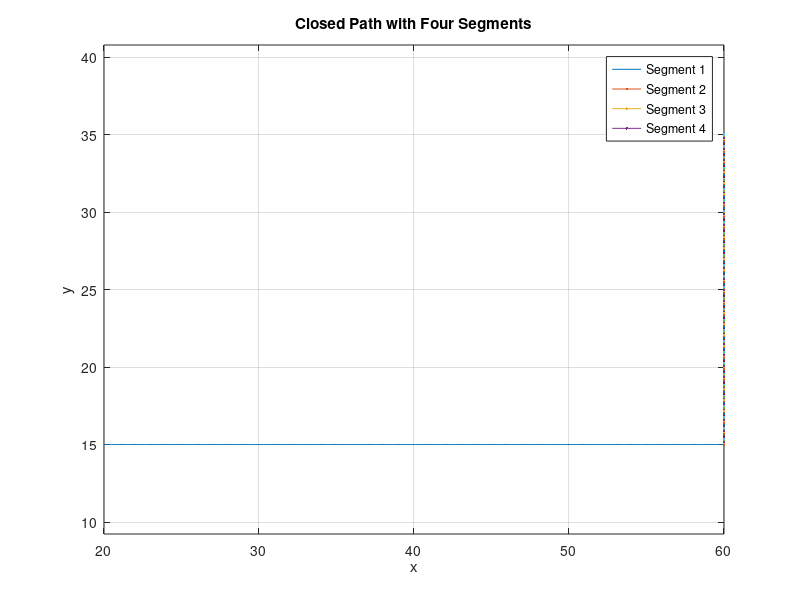

The MATLAB script that drew this image:
% 定义线段的端点
x1 = 20:0.1:60;
y1 = 15*ones(size(x1));
x2 = 60;
y2 = 15:0.1:35;
x3 = 60:0.1:20;
y3 = 35*ones(size(x3));
x4 = 20;
y4 = 35:0.1:15;

% 绘制线段
plot(x1, y1);
hold on; % 保持当前图像，以便在同一幅图上绘制后续线段
plot(x2, y2);
plot(x3, y3);
plot(x4, y4);
hold off; % 释放图像，防止后续操作影响当前图像

% 闭合路径
close(gcf);

% 设置图形属性
axis equal; % 设置横纵坐标比例相同
grid on; % 显示网格线
xlabel('x');
ylabel('y');
title('Closed Path with Four Segments');

% 可选：添加图例
legend('Segment 1', 'Segment 2', 'Segment 3', 'Segment 4');